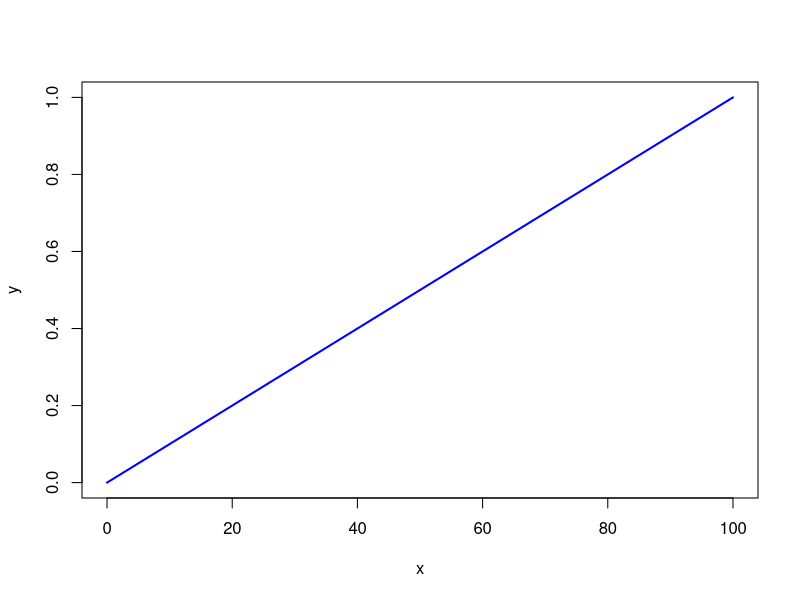
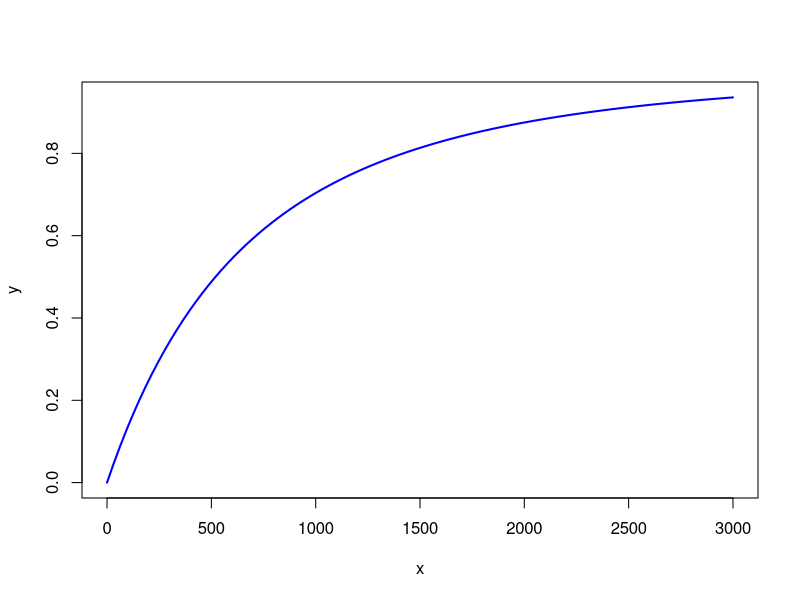
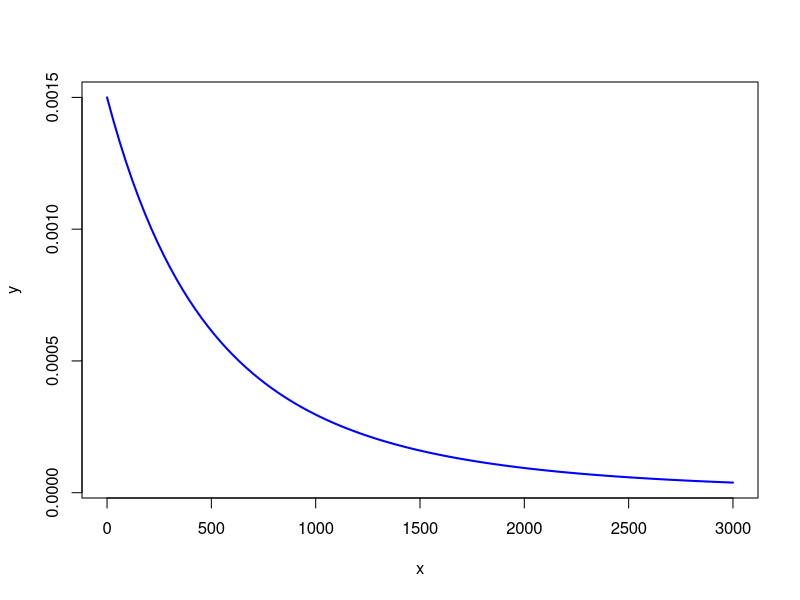

Generate these figures, in order, with R: (Note: this script raises an error after producing the figures.)
## ---- chunk 1
# 定义分布函数
F1.f <- function(x) {
  if (x < 0){
    out <- 0
  } else if(x < 100 & x >= 0){
    out <- 0.01*x
  } else if (x >= 100){
    out <- 1
  }
  return(out)
}
F1.f <-  Vectorize(F1.f) # 将函数向量化，允许函数输入向量，输出向量

x <- seq(from = 0, to = 100, length.out = 20) # 画图横轴数据
y <- F1.f(x)  # 画图纵轴数据
plot(x, y, type = 'l', col = "blue", lwd = 2)
## ---- chunk 2
F2.f <- function(x) {
  if (x < 0){
    out <- 0
  } else if (x >= 0){
    out <- 1 - (2000/(2000 + x))^3
  }
  return(out)
}
F2.f <-  Vectorize(F2.f)

x <- seq(from = 0, to = 3000, length.out = 100)
y <- F2.f(x)
plot(x, y, type = 'l', col = "blue", lwd = 2)
## ---- chunk 3
f2.f <- function(x){
  if (x > 0){
    out <- 3*(2000)^3/(x + 2000)^4
  } else out <- 0
  return(out)
}
f2.f <- Vectorize(f2.f)

x <- seq(from = 0.001, to = 3000, length.out = 100)
y <- f2.f(x)
plot(x, y, type = 'l', col = "blue", lwd = 2)
## ---- chunk 4
knitr::include_graphics("picture/Expected.png")
## ---- chunk 5
knitr::include_graphics("picture/YL.png")
## ---- chunk 6
knitr::include_graphics("picture/limit.png")
## ---- chunk 7
# 随机变量 X 分布的生存函数可以表示为
S <- function(x) exp(-x/200)
# 平均超额函数 ex1
ex1 <- NULL
d1 <- seq(0.1, 2, 0.1)
# 运用 integrate 计算函数的积分
for(i in 1:length(d1)){
  ex1[i] <- integrate(S, d1[i], Inf)$value/S(d1[i])
}

# 绘图
plot(d1, ex1, type = 'l', ylab = 'mean excess function', ylim = c(0,350), lwd = 2)

# 含零赔款期望 E[(X-d)+]
yl <- NULL
for(i in 1:length(d1)){
  yl[i] <- integrate(S, d1[i], Inf)$value
}
lines(d1, yl, lwd = 2, col = 'red')
legend('topright', legend = c('E[Y^p]', 'E[Y^L]'),
       col = c('black', 'red'), lty = 1, bty = 'n')
